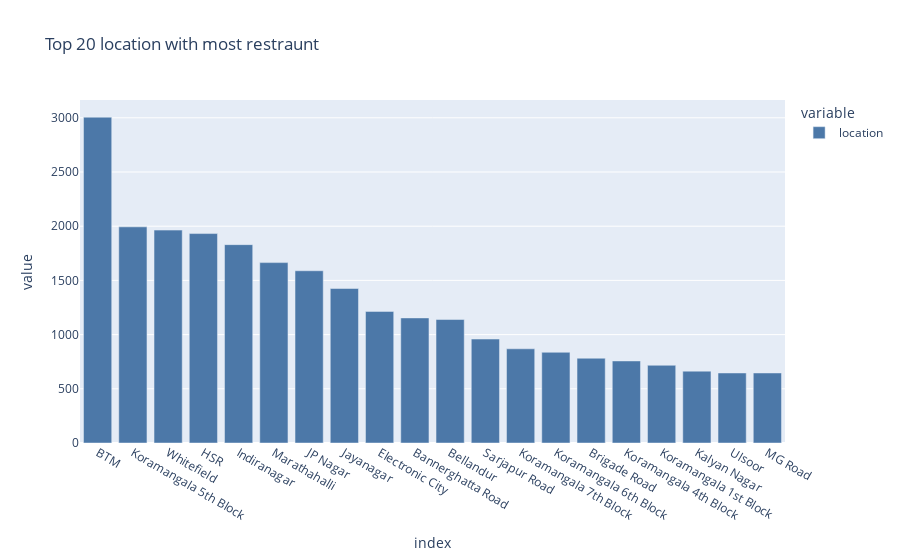

The notebook cell this image was saved under:
### Code cell
loca = updated_df['location'].value_counts()[:20]
fig = px.bar(loca, title='Top 20 location with most restraunt',color_discrete_sequence=['#4c78a8', '#72b7b2', '#6b92bc'])
fig.show()

### Figure 1 — Plotly figure (JSON) as saved in the notebook; plotly's stock layout.template omitted (floating-point values rounded to 4 significant figures)
{"data": [{"alignmentgroup": "True", "hovertemplate": "variable=location<br>index=%{x}<br>value=%{y}<extra></extra>", "legendgroup": "location", "marker": {"color": "#4c78a8", "pattern": {"shape": ""}}, "name": "location", "offsetgroup": "location", "orientation": "v", "showlegend": true, "textposition": "auto", "type": "bar", "x": ["BTM", "Koramangala 5th Block", "Whitefield", "HSR", "Indiranagar", "Marathahalli", "JP Nagar", "Jayanagar", "Electronic City", "Bannerghatta Road", "Bellandur", "Sarjapur Road", "Koramangala 7th Block", "Koramangala 6th Block", "Brigade Road", "Koramangala 4th Block", "Koramangala 1st Block", "Kalyan Nagar", "Ulsoor", "MG Road"], "xaxis": "x", "y": [3006, 1994, 1964, 1932, 1830, 1664, 1589, 1425, 1214, 1154, 1139, 959, 869, 837, 782, 757, 717, 663, 646, 646], "yaxis": "y"}], "layout": {"barmode": "relative", "legend": {"title": {"text": "variable"}, "tracegroupgap": 0}, "title": {"text": "Top 20 location with most restraunt"}, "xaxis": {"anchor": "y", "domain": [0, 1], "title": {"text": "index"}}, "yaxis": {"anchor": "x", "domain": [0, 1], "title": {"text": "value"}}}}
